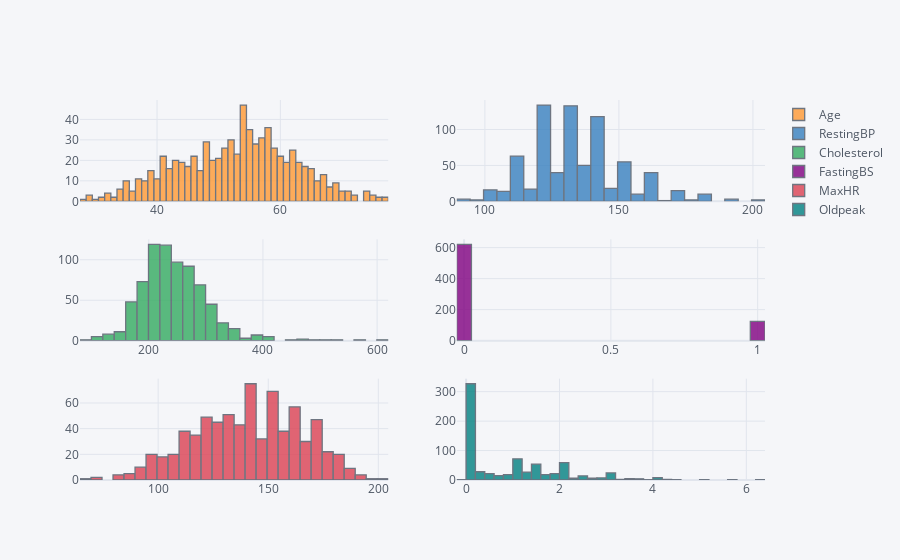

Notebook cell for this chart:
### Code cell
data[numerical].iplot(kind='histogram',subplots=True,bins=50)

### Figure 1 — Plotly figure (JSON) as saved in the notebook; plotly's stock layout.template omitted (floating-point values rounded to 4 significant figures; data arrays with more than 128 entries replaced by an {"elided": "..."} marker saying what was removed)
{"data": [{"histfunc": "count", "histnorm": "", "marker": {"color": "rgba(255, 153, 51, 1.0)", "line": {"color": "#4D5663", "width": 1.3}}, "name": "Age", "nbinsx": 50, "opacity": 0.8, "orientation": "v", "x": {"elided": "746 int values"}, "xaxis": "x", "yaxis": "y", "type": "histogram"}, {"histfunc": "count", "histnorm": "", "marker": {"color": "rgba(55, 128, 191, 1.0)", "line": {"color": "#4D5663", "width": 1.3}}, "name": "RestingBP", "nbinsx": 50, "opacity": 0.8, "orientation": "v", "x": {"elided": "746 int values"}, "xaxis": "x2", "yaxis": "y2", "type": "histogram"}, {"histfunc": "count", "histnorm": "", "marker": {"color": "rgba(50, 171, 96, 1.0)", "line": {"color": "#4D5663", "width": 1.3}}, "name": "Cholesterol", "nbinsx": 50, "opacity": 0.8, "orientation": "v", "x": {"elided": "746 int values"}, "xaxis": "x3", "yaxis": "y3", "type": "histogram"}, {"histfunc": "count", "histnorm": "", "marker": {"color": "rgba(128, 0, 128, 1.0)", "line": {"color": "#4D5663", "width": 1.3}}, "name": "FastingBS", "nbinsx": 50, "opacity": 0.8, "orientation": "v", "x": {"elided": "746 int values"}, "xaxis": "x4", "yaxis": "y4", "type": "histogram"}, {"histfunc": "count", "histnorm": "", "marker": {"color": "rgba(219, 64, 82, 1.0)", "line": {"color": "#4D5663", "width": 1.3}}, "name": "MaxHR", "nbinsx": 50, "opacity": 0.8, "orientation": "v", "x": {"elided": "746 int values"}, "xaxis": "x5", "yaxis": "y5", "type": "histogram"}, {"histfunc": "count", "histnorm": "", "marker": {"color": "rgba(0, 128, 128, 1.0)", "line": {"color": "#4D5663", "width": 1.3}}, "name": "Oldpeak", "nbinsx": 50, "opacity": 0.8, "orientation": "v", "x": {"elided": "746 float values"}, "xaxis": "x6", "yaxis": "y6", "type": "histogram"}], "layout": {"barmode": "overlay", "legend": {"bgcolor": "#F5F6F9", "font": {"color": "#4D5663"}}, "paper_bgcolor": "#F5F6F9", "plot_bgcolor": "#F5F6F9", "title": {"font": {"color": "#4D5663"}}, "xaxis": {"anchor": "y", "domain": [0, 0.45], "gridcolor": "#E1E5ED", "showgrid": true, "tickfont": {"color": "#4D5663"}, "title": {"font": {"color": "#4D5663"}, "text": ""}, "zerolinecolor": "#E1E5ED", "type": "linear", "range": [27.5, 77.5], "autorange": true}, "yaxis": {"anchor": "x", "domain": [0.7333, 1], "gridcolor": "#E1E5ED", "showgrid": true, "tickfont": {"color": "#4D5663"}, "title": {"font": {"color": "#4D5663"}, "text": ""}, "zerolinecolor": "#E1E5ED", "range": [0, 49.47], "autorange": true}, "xaxis2": {"anchor": "y2", "domain": [0.55, 1], "gridcolor": "#E1E5ED", "showgrid": true, "tickfont": {"color": "#4D5663"}, "title": {"font": {"color": "#4D5663"}, "text": ""}, "zerolinecolor": "#E1E5ED", "type": "linear", "range": [89.5, 204.5], "autorange": true}, "yaxis2": {"anchor": "x2", "domain": [0.7333, 1], "gridcolor": "#E1E5ED", "showgrid": true, "tickfont": {"color": "#4D5663"}, "title": {"font": {"color": "#4D5663"}, "text": ""}, "zerolinecolor": "#E1E5ED", "range": [0, 141.1], "autorange": true}, "xaxis3": {"anchor": "y3", "domain": [0, 0.45], "gridcolor": "#E1E5ED", "showgrid": true, "tickfont": {"color": "#4D5663"}, "title": {"font": {"color": "#4D5663"}, "text": ""}, "zerolinecolor": "#E1E5ED", "type": "linear", "range": [79.5, 619.5], "autorange": true}, "yaxis3": {"anchor": "x3", "domain": [0.3667, 0.6333], "gridcolor": "#E1E5ED", "showgrid": true, "tickfont": {"color": "#4D5663"}, "title": {"font": {"color": "#4D5663"}, "text": ""}, "zerolinecolor": "#E1E5ED", "range": [0, 125.3], "autorange": true}, "xaxis4": {"anchor": "y4", "domain": [0.55, 1], "gridcolor": "#E1E5ED", "showgrid": true, "tickfont": {"color": "#4D5663"}, "title": {"font": {"color": "#4D5663"}, "text": ""}, "zerolinecolor": "#E1E5ED", "type": "linear", "range": [-0.025, 1.025], "autorange": true}, "yaxis4": {"anchor": "x4", "domain": [0.3667, 0.6333], "gridcolor": "#E1E5ED", "showgrid": true, "tickfont": {"color": "#4D5663"}, "title": {"font": {"color": "#4D5663"}, "text": ""}, "zerolinecolor": "#E1E5ED", "range": [0, 653.7], "autorange": true}, "xaxis5": {"anchor": "y5", "domain": [0, 0.45], "gridcolor": "#E1E5ED", "showgrid": true, "tickfont": {"color": "#4D5663"}, "title": {"font": {"color": "#4D5663"}, "text": ""}, "zerolinecolor": "#E1E5ED", "type": "linear", "range": [64.5, 204.5], "autorange": true}, "yaxis5": {"anchor": "x5", "domain": [0, 0.2667], "gridcolor": "#E1E5ED", "showgrid": true, "tickfont": {"color": "#4D5663"}, "title": {"font": {"color": "#4D5663"}, "text": ""}, "zerolinecolor": "#E1E5ED", "range": [0, 78.95], "autorange": true}, "xaxis6": {"anchor": "y6", "domain": [0.55, 1], "gridcolor": "#E1E5ED", "showgrid": true, "tickfont": {"color": "#4D5663"}, "title": {"font": {"color": "#4D5663"}, "text": ""}, "zerolinecolor": "#E1E5ED", "type": "linear", "range": [-0.2, 6.4], "autorange": true}, "yaxis6": {"anchor": "x6", "domain": [0, 0.2667], "gridcolor": "#E1E5ED", "showgrid": true, "tickfont": {"color": "#4D5663"}, "title": {"font": {"color": "#4D5663"}, "text": ""}, "zerolinecolor": "#E1E5ED", "range": [0, 344.2], "autorange": true}, "autosize": true}}
